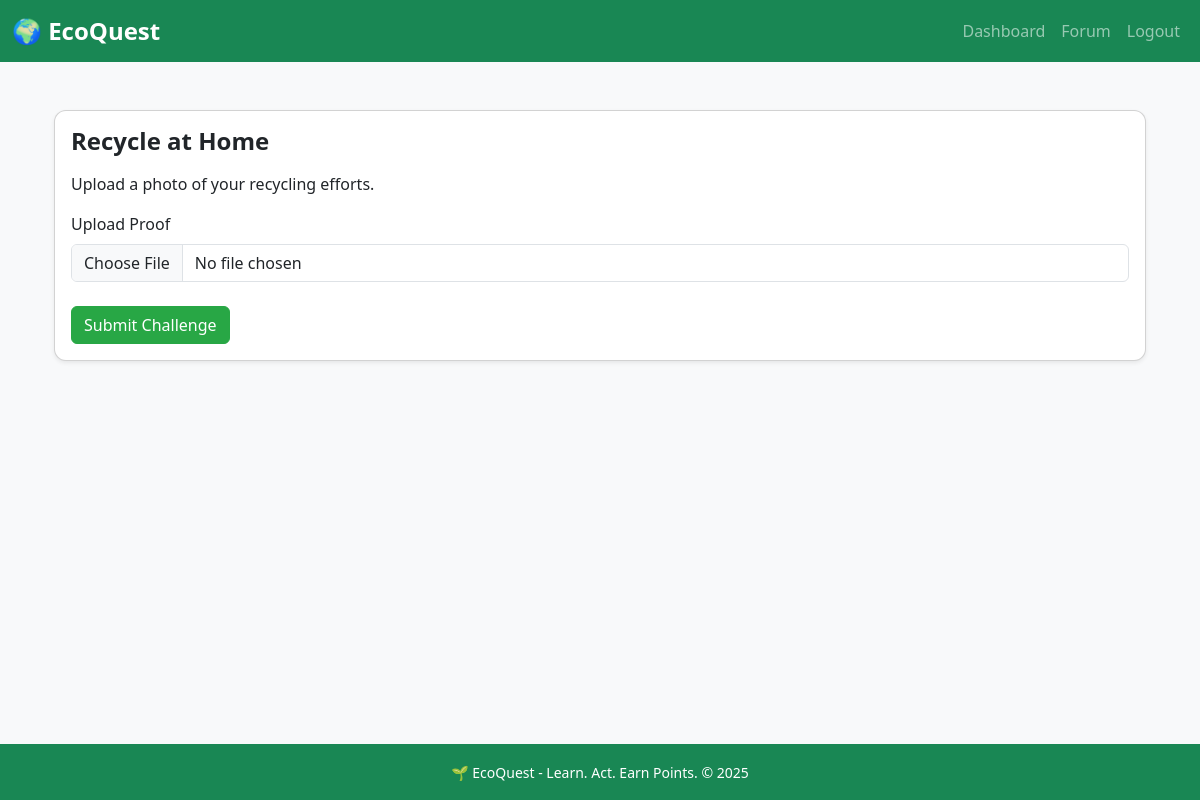
/challenge/1 (signed in), run on the app's committed database.
### models.py (models this page shows, shortened)
class Challenge(db.Model):
    __tablename__ = "challenge"
    id = db.Column(db.Integer, primary_key=True)
    title = db.Column(db.String(200), nullable=False)
    description = db.Column(db.Text)
    points = db.Column(db.Integer, default=20)
    submissions = db.relationship("Submission", backref="challenge", lazy=True)

### app.py (the view, shortened to what this page needs)
@app.route("/challenge/<int:challenge_id>", methods=["GET", "POST"])
@login_required
def challenge(challenge_id):
    challenge_obj = Challenge.query.get_or_404(challenge_id)
    form = ChallengeForm()
    return render_template("challenge.html", form=form, challenge=challenge_obj)

### forms.py
class ChallengeForm(FlaskForm):
    title = StringField("Title", validators=[DataRequired(), Length(max=200)])
    description = TextAreaField("Description", validators=[DataRequired()])
    points = IntegerField("Points", default=20, validators=[NumberRange(min=1, max=200)])
    submit = SubmitField("Save Challenge")

### app.py (called while the page is built)
@login_manager.user_loader
def load_user(user_id):
    return User.query.get(int(user_id))

@app.context_processor
def inject_now():
    return {"now": datetime.now}

### templates/challenge.html (shortened to what this page needs)
{% extends "base.html" %}
{% block content %}
<div class="container mt-4">
    <div class="card shadow-sm">
        <div class="card-body">
            <h4 class="card-title mb-3">{{ challenge.title }}</h4>
            <p>{{ challenge.description }}</p>
            <form method="POST" enctype="multipart/form-data">
                <div class="mb-3">
                    <label for="proof_file" class="form-label">Upload Proof</label>
                    <input class="form-control" type="file" id="proof_file" name="proof_file" required>
                </div>
                <button type="submit" class="btn btn-success mt-2">Submit Challenge</button>
            </form>
        </div>
    </div>
</div>
{% endblock %}

### static/css/styles.css (style rules this page uses)
body { font-family: 'Segoe UI', Tahoma, Geneva, Verdana, sans-serif; background-color: #f8f9fa; color: #333; }
.card { border-radius: 0.75rem; }
.card-title { font-weight: 600; margin-bottom: 1rem; }
.btn-success { background-color: #28a745; border-color: #28a745; }
h2, h4, h5 { font-weight: 600; }

### data on the page
Challenge: title "Recycle at Home", description "Upload a photo of your recycling efforts."
